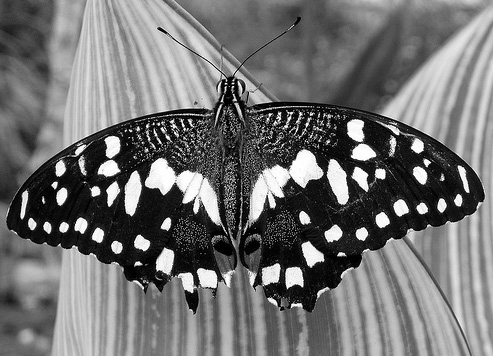
#> input picture TASK1/data/butterfly.jpg, 493 x 356 px
$ jupyter execute Task1.ipynb   (shell and % lines are left out)
#> lines starting #> are read from the running program, lines starting #| are printed output that depends on the picture
### TASK1/filters.py
#####TUWIEN - CV: Task1 - Scale-Invariant Blob Detection
#####Group number: 14
from typing import Tuple
import numpy as np
import cv2


def create_log_kernel(size: int, sig: float) -> np.ndarray:
    """
    Returns a rotationally symmetric Laplacian of Gaussian kernel
    with given 'size' and standard deviation 'sig'

    Parameters
    ----------
    size : int
        size of kernel (must be odd) (int)
    sig : int
        standard deviation (float)

    Returns
    --------
    float
        kernel: filter kernel (size x size) (float)

    """

    kernel = np.zeros((size, size), np.float64)
    halfsize = int(np.floor(size / 2))
    r = range(-halfsize, halfsize + 1, 1)
    for x in r:
        for y in r:
            hg = (np.power(np.float64(x), 2) + np.power(np.float64(y), 2)) / (2 * np.power(np.float64(sig), 2))
            kernel[x + halfsize, y + halfsize] = -((1.0 - hg) * np.exp(-hg)) / (np.pi * np.power(sig, 4))

    return kernel - np.mean(kernel)


def get_log_pyramid(img: np.ndarray, sigma: float, k: float, levels: int) -> Tuple[np.ndarray, np.ndarray]:
    """
    Return a LoG scale space of given image 'img' with depth 'levels'
    The filter parameter 'sigma' increases by factor 'k' per level
    HINT: np.multiply(..), cv2.filter2D(..)

    Parameters
    ----------
    img : np.ndarray
        input image (n x m x 1) (float)
    sigma : float
        initial standard deviation for filter kernel
    levels : int
        number of layers of pyramid

    Returns
    ---------
    np.ndarray
        scale_space : image pyramid (n x m x levels - float)
    np.ndarray
        all_sigmas : standard deviation used for every level (levels x 1 - float)
    """

    # student_code start

    factor = k
    s = sigma

    images = []
    sigmas = []

    for _ in range(levels):
        size = int(2 * np.floor(3*s) + 1)
        kernel = create_log_kernel(size, s) * np.pow(s,2)
        s *= factor
        images.append(np.abs(cv2.filter2D(img, -1, kernel, borderType=cv2.BORDER_REPLICATE)))
        sigmas.append(s)

    scale_space = np.stack(images)
    all_sigmas = np.array(sigmas)

    # student_code end

    return scale_space, all_sigmas

### TASK1/utils.py
#####TUWIEN - CV: Task1 - Scale-Invariant Blob Detection
#####Group number: 14
import os
import matplotlib.pyplot as plt
import numpy as np


# [22 lines left out: function show_plot, not called in this run]


def show_blobs(img: np.ndarray, peaks: np.ndarray, all_sigmas: np.ndarray, group_no: str = None, name: str = None) -> None:
    """
    Plots 'img' with circles at locations given with 'peaks' and radius based on level where maximum of the peak, can be
    obtained using 'all_sigmas' and the equation in the assignment description to calculate the radii per peak location.
    Use additional arguments to save the image to folder "results" in your local directory with given 'name'
    HINT: np.take(..)

    Parameters
    ----------
    img : np.ndarray
        input image (n x m x 1 - float)
    peaks : np.ndarray
        matrix with peak coordinates (row, column, level) [number_of_maxima x 3]
    all_sigmas : np.ndarray
        list of sigma values per level (num_levels x 1 - float)
    group_no : str
        your group number - string (optional)
    name : str
        filename (without extension) - string (optional)
    """

    # student_code start

    radi = np.ones(len(peaks))
    for i in range(len(peaks)):
        radi[i] = all_sigmas[int(peaks[i][2])] * np.sqrt(2.)

    # student_code end

    # do not change from here
    fig, ax = plt.subplots(1)
    ax.set_aspect('equal')
    ax.imshow(img, cmap="gray")

    for i in range(len(peaks)):
        circ = plt.Circle((peaks[i, 1], peaks[i, 0]), radi[i], color='r', fill=False)
        ax.add_patch(circ)

    fig.suptitle("blobs: " + str(len(peaks)))

    if name is not None and group_no is not None:
        fig.suptitle(group_no + ", blobs: " + str(len(peaks)))
        os.makedirs('results', exist_ok=True)
        plt.savefig('results/' + name)

    # Show the image
    plt.show()

### TASK1/Task1.ipynb
## TASK 1 - Blob detection
Group Number: #INSERT HERE

### 1. Data import and preparation

Read an input image from your local directory as grayscale and normalize the values between 0 and 1.

[cell 1]
from skimage.feature import peak_local_max
import matplotlib.pyplot as plt
import numpy as np
import filters
import utils
import cv2

# Adjust size of image plot here
plt.rcParams['figure.figsize'] = [8, 5]
plt.rcParams['figure.dpi'] = 150

[cell 2]
#student_code start

img = cv2.imread('data/butterfly.jpg', cv2.IMREAD_GRAYSCALE)
#> img is the input picture: shape (356, 493); min 0, max 255, mean 113.4
normalized = img.astype(np.float32)/255.

plt.imshow(normalized)

#student_code end

### 2. Scale Space Creation

Generate the image pyramid using ***get_log_pyramid(..)*** in _filters.py_. Check your results with ***utils.show_plot(..)***

***Submission:*** Save the *third level* of the image scale space of the butterfly as **task1_filtered.png** using ***utils.show_plot(..)***.

[cell 3]
sigma = 2.
k = 1.3
levels = 10

#student_code start

import filters


images, sigmas = filters.get_log_pyramid(normalized, sigma, k, levels)
#> after the loop in get_log_pyramid, `for _ in range(levels):`: images = 10 items; s = 27.57; sigmas = [2.6, 3.38, 4.39, 5.71, 7.43, 9.65, 12.55, 16.31, 21.21, 27.57]
#> in get_log_pyramid, `all_sigmas = np.array(sigmas)`: all_sigmas has the same summary as sigmas

fig, ax = plt.subplots(3,4)
ax = ax.flatten()
for i in range(images.shape[0]):

    ax[i].imshow(images[i])

factor = k
s = sigma

#student_code end
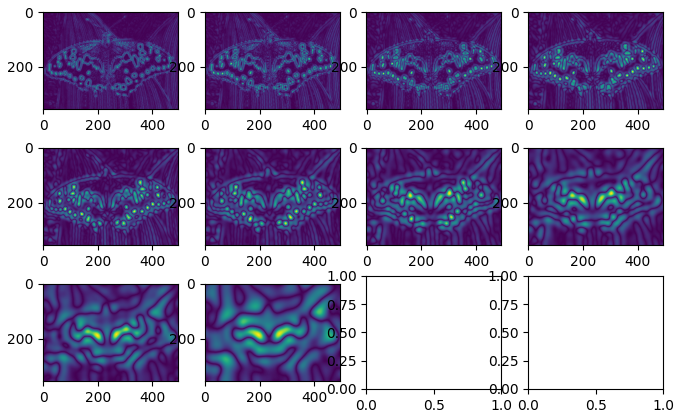
#> figure drawn by matplotlib, 10 panels

### 2. Blob detection

Perform the first step of the non-maximum suppression by setting the values in the scale space below a certain threshold to zero. Then, look for maxima in a defined local neighbourhood, in this case: the 26-connection. ***skimage.feature.peak_local_max(..)*** is useful to obtain local maxima. Complete method ***utils.show_blobs(..)*** and plot the blobs.

***Submission:*** Save the image including the blobs as **task1_blobs_full.png** (threshold around 0.3).

[cell 4]
thres = 0.3

#student_code start

import utils

img_t = np.where(images < thres, 0, images)

local_maxes = []

for i in range(img_t.shape[0]):
    local_max = peak_local_max(img_t[i], exclude_border=False)
    local_maxes.append(np.column_stack((local_max, np.ones(local_max.shape[0]) * i)))
#> this loop made 10 passes
#> local_max on passes 9 to 10: [[190, 198], [186, 267], [168, 303], [176, 164]], [[188, 195]]
#> after the loop, local_maxes = 10 items


peaks = np.vstack(local_maxes)
#> peaks = 641 rows, first 8: [185, 54, 0], [162, 426, 0], [263, 138, 0], [254, 340, 0], [215, 22, 0], [178, 442, 0], [210, 195, 0], [203, 109, 0]


utils.show_blobs(normalized, peaks, sigmas)
#> in show_blobs, `radi = np.ones(len(peaks))`: radi = 641 values from 1 to 1
#> after the loop in show_blobs, `for i in range(len(peaks)):`: radi = 641 values from 3.68 to 38.99
#> in show_blobs, `plt.show()`:
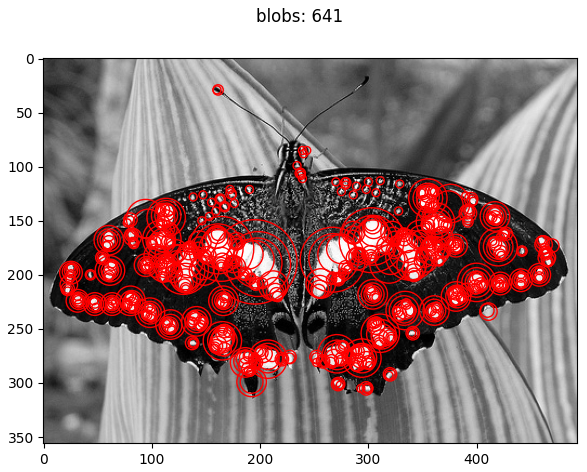
#> figure drawn by matplotlib, 1 panel

#student_code end

### 3. Evaluation

Apply the process to a half-sized version of the input image. Plot your results as well with ***utils.show_blobs(..)***.

_***HINT:***_
_cv2.resize(..)_

***Submission:*** Save the result as **task1_blobs_half.png**.

[cell 5]
#student_code start

resized= cv2.resize(normalized, None, fx=0.5, fy=0.5)
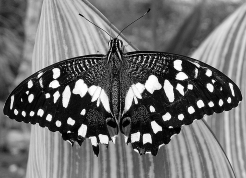
#> resized: shape (178, 246) float32; min 0.00098, max 0.999, mean 0.444

r_images, r_sigmas = filters.get_log_pyramid(resized, sigma, k, levels)
#> the loop in get_log_pyramid (call 2), `for _ in range(levels):` made 10 passes
#> (size, halfsize in create_log_kernel) on passes 1 to 10: (13, 6), (15, 7), (21, 10), (27, 13), (35, 17), (45, 22), (57, 28), (75, 37), (97, 48), (127, 63)
#> pass 3, in get_log_pyramid (call 2), `kernel = create_log_kernel(size, s) * np.pow(s,2)`:
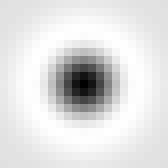
#> kernel: shape (21, 21) float64 (shown 8 times larger); min -0.0278, max 0.00386, mean 3.15e-20; drawn with min black and max white
#> after the loop in get_log_pyramid (call 2), `for _ in range(levels):`: s = 27.57
#> r_sigmas has the same summary as sigmas in get_log_pyramid

r_img_t = np.where(r_images < thres, 0, r_images)

r_local_maxes = []

for i in range(r_img_t.shape[0]):
    r_local_max = peak_local_max(r_img_t[i], exclude_border=False)
    r_local_maxes.append(np.column_stack((r_local_max, np.ones(r_local_max.shape[0]) * i)))
#> this loop made 10 passes
#> r_local_max on passes 6 to 7: [[95, 99], [93, 133], [84, 151], [88, 81]], [[94, 98], [92, 135]]
#> after the loop, r_local_maxes = 10 items


r_peaks = np.vstack(r_local_maxes)
#> r_peaks = 241 rows, first 8: [104, 211, 0], [123, 58, 0], [95, 47, 0], [117, 49, 0], [117, 180, 0], [109, 152, 0], [86, 190, 0], [102, 220, 0]


utils.show_blobs(resized, r_peaks, r_sigmas)
#> in show_blobs (call 2), `radi = np.ones(len(peaks))`: radi = 241 values from 1 to 1
#> after the loop in show_blobs (call 2), `for i in range(len(peaks)):`: radi = 241 values from 3.68 to 17.75
#> in show_blobs (call 2), `plt.show()`:
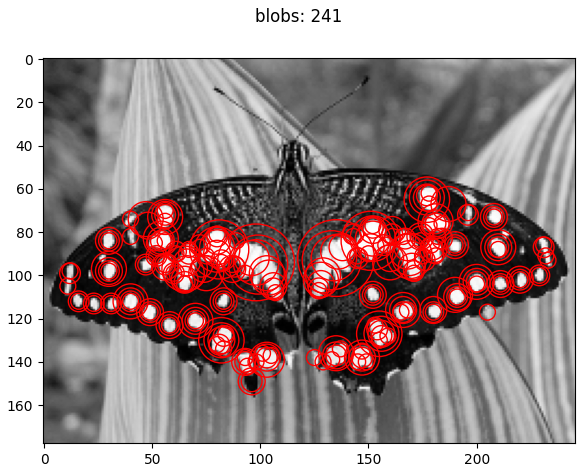
#> figure drawn by matplotlib, 1 panel

#student_code end
